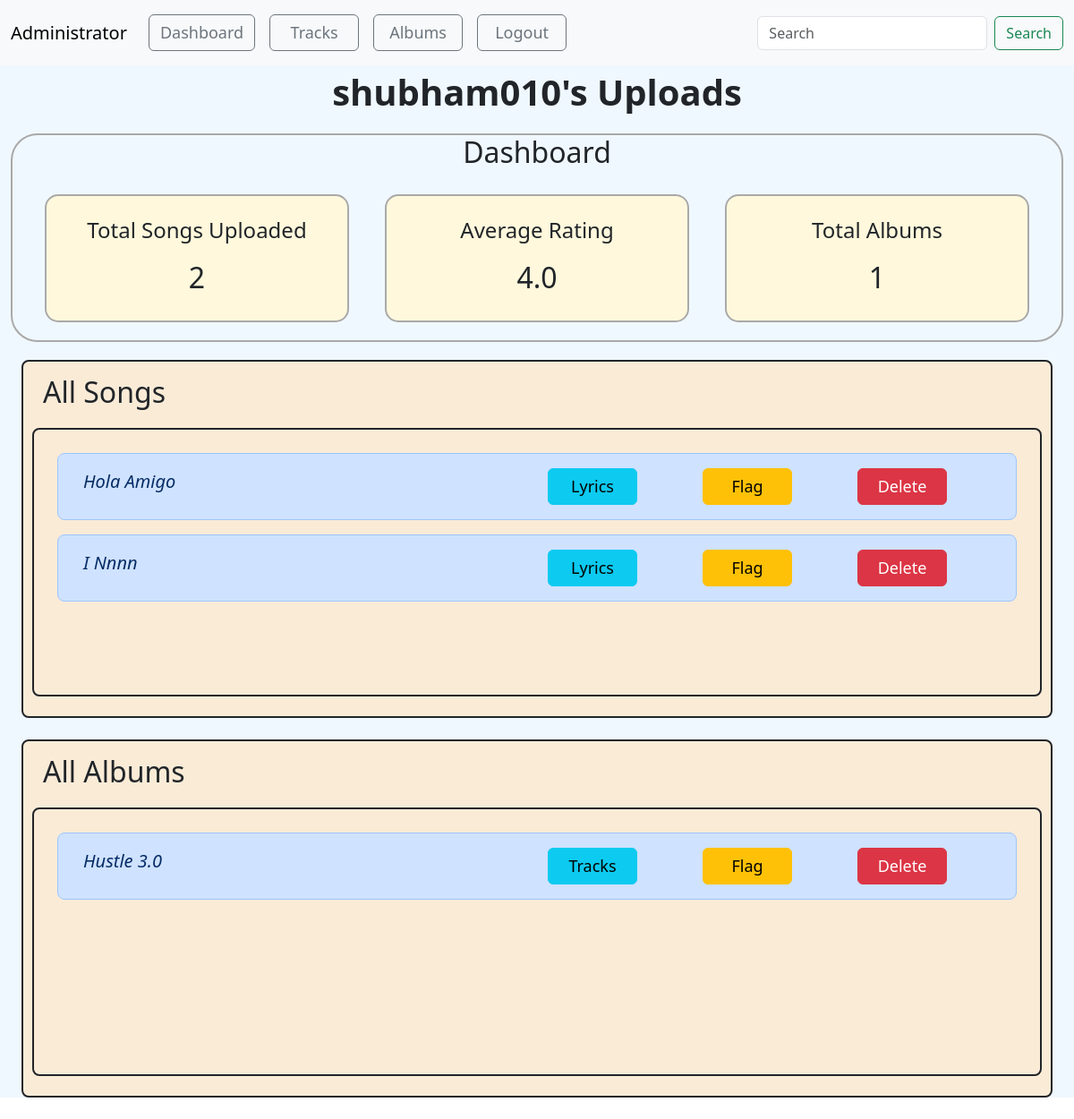
The app's page /creator_uploads/1/1 with its own data.
### model1.py (models this page shows, shortened)
class User(db.Model):
    user_id = db.Column(db.Integer(), primary_key=True)
    username = db.Column(db.String(80), nullable=False, unique=True)
    email = db.Column(db.String(120), unique=True, nullable=False)
    password = db.Column(db.String(255), nullable=False)
    user_role_name = db.Column(db.String(20), nullable=False ,default="general_user")
    user_role_id = db.Column(db.Integer(), default=0, nullable=False) #(for normal user = 0 ; for creator = 1 )
    isloggedin = db.Column(db.Boolean(),default=False,nullable=False)
    user_flag = db.Column(db.Boolean,default=False)

class Song(db.Model):
    song_id = db.Column(db.Integer, primary_key=True)
    song_name = db.Column(db.String(100), nullable=False)
    song_artist = db.Column(db.String(100))
    song_language = db.Column(db.String(30))
    song_genre = db.Column(db.String(50))
    song_lyrics = db.Column(db.Text())   # variable string size
    song_duration = db.Column(db.Integer)  # in seconds
    release_date = db.Column(db.String(20))
    creator_id = db.Column(db.Integer, db.ForeignKey("user.user_id"), nullable=False)
    album_id = db.Column(db.Integer, db.ForeignKey("album.album_id") ,default=None)
    song_path = db.Column(db.String(255),default=None)
    song_thumbnail = db.Column(db.String(255),default=None)
    song_play_count = db.Column(db.Integer, default=0)
    song_flag = db.Column(db.Boolean,default=False)
    song_avg_rating = db.Column(db.Float(), default=0) # included later during devlopement
    creator = db.relationship("User", backref="songs")

class Album(db.Model):
    album_id = db.Column(db.Integer, primary_key=True)
    album_name = db.Column(db.String(100), nullable=False)
    album_genre = db.Column(db.String(50))
    album_artist = db.Column(db.String(100))
    creator_id = db.Column(db.Integer, db.ForeignKey("user.user_id"))
    album_thumbnail = db.Column(db.String(255))
    album_flag = db.Column(db.Boolean,default=False)    #need to add this
    songs = db.relationship("Song", backref="albums",cascade="all, delete")
    creator = db.relationship("User", backref="albums")

### app.py (the view)
@app.route("/creator_uploads/<int:a_id>/<int:c_id>")
def creator_uploads(a_id,c_id):
    user = User.query.get(c_id)
    admin = Admin.query.get(a_id)
    songs = Song.query.filter(Song.creator_id==c_id).all()
    albums = Album.query.filter(Album.creator_id==c_id).all()
    avg_rating=0
    sum_ratings=0
    if songs:
        for song in songs :
            sum_ratings += song.song_avg_rating
        avg_rating=(sum_ratings/len(songs))
    return render_template("admin_creator_uploads.html",songs =songs,albums=albums , admin=admin,creator=user ,avg_rating=avg_rating)

### app.py (called while the page is built)
@app.context_processor
def search_processor():
    return {'searched': request.form.get("searched")}

### templates/admin_creator_uploads.html (shortened to what this page needs)
<!doctype html>
<html lang="en">
<head>
    <link href="https://cdn.jsdelivr.net/npm/bootstrap@5.3.2/dist/css/bootstrap.min.css" rel="stylesheet"
>
</head>
<body>
    <nav class="navbar navbar-expand-lg bg-body-tertiary sticky-sm-top">
        <div class="container-fluid">
          <a class="navbar-brand" href="/admin_songs/{{admin.admin_id}}">Administrator</a>
          <div class="collapse navbar-collapse" id="navbarTogglerDemo02">
            <ul class="navbar-nav me-auto mb-2 mb-lg-0">
              <li class="nav-item">
                <a style="width: auto; margin:auto; font-size:large;" type="button" class="btn btn-outline-secondary m-2" href="/admin_home/{{admin.admin_id}}">Dashboard</a>
              </li>
              <li class="nav-item">
                <a style="width: 100px; font-size:large;" type="button" class="btn btn-outline-secondary m-2" href="/admin_songs/{{admin.admin_id}}">Tracks</a>
              </li>
              <li class="nav-item">
                <a style="width: 100px; font-size:large;" type="button" class=" btn btn-outline-secondary m-2" href="/admin_albums/{{admin.admin_id}}">Albums</a>
              </li>
              <li class="nav-item">
                <a style="width: 100px; font-size:large;" class=" btn btn-outline-secondary m-2" href="/admin_logout/{{admin.admin_id}}">Logout</a>
            </li>
            </ul>
            <form class="d-flex" role="search" action="/search_admin/{{admin.admin_id}}" method="post">
              <input class="form-control me-2" type="search" placeholder="Search" aria-label="Search" name="searched" >
              <button class="btn btn-outline-success" type="submit">Search</button>
            </form>
          </div>
        </div>
      </nav>
<div class="container-fluid songs albums min-vh-100">
    <header>
        <p class="heading fs-1 fw-semibold text-center">{{creator.username}}'s Uploads</p>
    </header>
    <div class="dashboard">
        <h2>Dashboard</h2>
        <div class="container text-center">
            <div class="row">
                <div class="col" id="dashboard-1">
                    <p style="font-size:x-large;">Total Songs Uploaded</p>
                    <h2>{{songs|length}}</h2>
                </div>
                <div class="col" id="dashboard-1">
                    <p style="font-size:x-large;">Average Rating</p>
                    <h2>{{avg_rating}}</h2>
                </div>
                <div class="col" id="dashboard-1">
                    <p style="font-size:x-large;">Total Albums </p>
                    <h2>{{albums|length}}</h2>
                </div>
            </div>
        </div>
    </div>
    <div class="container-fluid ">
        {% if songs|length == 0 %}
            <p>No Songs Availaible</p>
        {% else %}
            <div class="container-fluid border border border-2 rounded-3 border-dark mb-4 overflow-auto" id="songs" >
                <div class="container-fluid sticky-sm-top">
                    <p class="text-capitalize fs-2 ">all songs</p>
                </div>
                <div class="song container border border-2 rounded-3 border-dark m-auto overflow-auto">
                    {% for song in songs %}
                        <div class="row m-3 p-3 text-primary-emphasis bg-primary-subtle border border-primary-subtle rounded-3">
                            <div class="col-6 text-capitalize fs-5 fst-italic">{{song.song_name}}</div>
                            <div class="col"><a class="btn btn-info" href="/admin_song_lyrics/{{admin.admin_id}}/{{song.song_id}}" role="button" style="width: 100px; font-size:large;" >Lyrics</a></div>
                            {% if song.song_flag == false %}
                            <div class="col"><a class="btn btn-warning" href="/flag_song/{{admin.admin_id}}/{{song.song_id}}" role="button" style="width: 100px; font-size:large;">Flag</a></div>
                            {% else %}
                            <div class="col"><a class="btn btn-warning" href="/flag_song/{{admin.admin_id}}/{{song.song_id}}" role="button" style="width: 100px; font-size:large;">Unflag</a></div>
                            {% endif %}
                            <div class="col"><a class="btn btn-danger" href="/admin_delete_song/{{admin.admin_id}}/{{song.song_id}}" role="button" style="width: 100px; font-size:large;">Delete</a></div>
                        </div>
                    {% endfor %}
                </div>
            </div>
        {% endif %}
        {% if albums|length == 0 %}
        <p>No Album Availaible</p>
        {% else %}
            <div class="container-fluid border border border-2 rounded-3 border-dark mb-4 overflow-auto" id="albums" >
                <div class="container-fluid sticky-sm-top">
                    <p class="text-capitalize fs-2 ">all albums</p>
                </div>
                <div class="album container border border-2 rounded-3 border-dark m-auto overflow-auto">
                    {% for album in albums %}
                        <div class="row m-3 p-3 text-primary-emphasis bg-primary-subtle border border-primary-subtle rounded-3">
                            <div class="col-6 text-capitalize fs-5 fst-italic">{{album.album_name}}</div>
                            <div class="col"><a class="btn btn-info" href="/admin_album_songs/{{admin.admin_id}}/{{album.album_id}}" role="button" style="width: 100px; font-size:large;" >Tracks</a></div>
                            {% if album.album_flag == false %}
                            <div class="col"><a class="btn btn-warning" href="/flag_album/{{admin.admin_id}}/{{album.album_id}}" role="button" style="width: 100px; font-size:large;">Flag</a></div>
                            {% else %}
                            <div class="col"><a class="btn btn-warning" href="/flag_album/{{admin.admin_id}}/{{album.album_id}}" role="button" style="width: 100px; font-size:large;">Unflag</a></div>
                            {% endif %}
                            <div class="col"><a class="btn btn-danger" href="/admin_delete_album/{{admin.admin_id}}/{{album.album_id}}" role="button" style="width: 100px; font-size:large;">Delete</a></div>
                        </div>
                    {% endfor %}
                </div>
            </div>
        {% endif %}
    </div>
</div>
</body>
</html>

### templates/admin_creator_uploads.html (style rules this page uses)
#songs { background-color: antiquewhite; padding: 10px; height: 400px; overflow: auto; }
.song { padding: 10px; height: 300px; overflow: auto; }
.songs { background-color: aliceblue; }
#albums { background-color: antiquewhite; padding: 10px; height: 400px; overflow: auto; }
.album { padding: 10px; height: 300px; overflow: auto; }
.albums { background-color: aliceblue; }
.dashboard { width: auto; border: 2px solid darkgray; border-radius: 30px; background-color: aliceblue; text-align: center; text-transform: capitalize; overflow: auto; margin-bottom: 20px; }
#dashboard-1 { width: 100px; background-color: cornsilk; border: 2px solid darkgray; margin: 20px; border-radius: 15px; padding: 20px; }

### records on screen
User: username "shubham010"
Song: song_name "Hola Amigo", {{ admin.admin_id }} 1 (drawn)
Song: song_name "I Nnnn", {{ admin.admin_id }} 1 (drawn)
Album: album_name "Hustle 3.0", {{ admin.admin_id }} 1 (drawn)

### other values on screen
{{ songs|length }} "2"
{{ avg_rating }} "4.0"
{{ albums|length }} "1"
